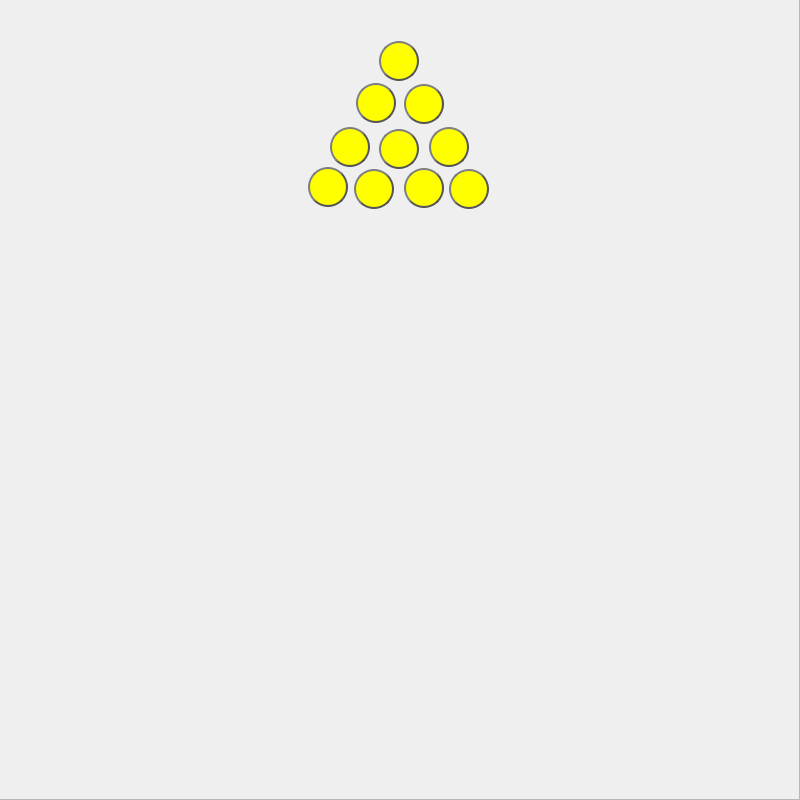
<?xml version="1.0" encoding="UTF-8"?>
<ui version="4.0">
 <class>MainWindow</class>
 <widget class="QMainWindow" name="MainWindow">
  <property name="geometry">
   <rect>
    <x>0</x>
    <y>0</y>
    <width>800</width>
    <height>800</height>
   </rect>
  </property>
  <property name="windowTitle">
   <string>MainWindow</string>
  </property>
  <widget class="QWidget" name="centralwidget">
   <property name="sizePolicy">
    <sizepolicy hsizetype="Minimum" vsizetype="Minimum">
     <horstretch>0</horstretch>
     <verstretch>0</verstretch>
    </sizepolicy>
   </property>
   <property name="minimumSize">
    <size>
     <width>800</width>
     <height>800</height>
    </size>
   </property>
   <property name="styleSheet">
    <string notr="true"/>
   </property>
   <widget class="QFrame" name="frame">
    <property name="geometry">
     <rect>
      <x>-1</x>
      <y>-1</y>
      <width>801</width>
      <height>801</height>
     </rect>
    </property>
    <property name="styleSheet">
     <string notr="true"/>
    </property>
    <property name="frameShape">
     <enum>QFrame::StyledPanel</enum>
    </property>
    <property name="frameShadow">
     <enum>QFrame::Raised</enum>
    </property>
    <widget class="QPushButton" name="pushButton">
     <property name="geometry">
      <rect>
       <x>380</x>
       <y>42</y>
       <width>40</width>
       <height>40</height>
      </rect>
     </property>
     <property name="minimumSize">
      <size>
       <width>40</width>
       <height>40</height>
      </size>
     </property>
     <property name="styleSheet">
      <string notr="true">QPushButton {
    border: 2px solid #555;
    border-radius: 20px;
    border-style: outset;
    background: yellow;
    padding: 5px;
    }


</string>
     </property>
     <property name="text">
      <string/>
     </property>
    </widget>
    <widget class="QLabel" name="label">
     <property name="geometry">
      <rect>
       <x>0</x>
       <y>0</y>
       <width>801</width>
       <height>801</height>
      </rect>
     </property>
     <property name="styleSheet">
      <string notr="true">background-image: url(:/bg/board.jpg);</string>
     </property>
     <property name="text">
      <string/>
     </property>
    </widget>
    <widget class="QPushButton" name="pushButton_2">
     <property name="geometry">
      <rect>
       <x>405</x>
       <y>85</y>
       <width>40</width>
       <height>40</height>
      </rect>
     </property>
     <property name="minimumSize">
      <size>
       <width>40</width>
       <height>40</height>
      </size>
     </property>
     <property name="styleSheet">
      <string notr="true">QPushButton {
    border: 2px solid #555;
    border-radius: 20px;
    border-style: outset;
    background: yellow;
    padding: 5px;
    }


</string>
     </property>
     <property name="text">
      <string/>
     </property>
    </widget>
    <widget class="QPushButton" name="pushButton_3">
     <property name="geometry">
      <rect>
       <x>357</x>
       <y>84</y>
       <width>40</width>
       <height>40</height>
      </rect>
     </property>
     <property name="minimumSize">
      <size>
       <width>40</width>
       <height>40</height>
      </size>
     </property>
     <property name="styleSheet">
      <string notr="true">QPushButton {
    border: 2px solid #555;
    border-radius: 20px;
    border-style: outset;
    background: yellow;
    padding: 5px;
    }


</string>
     </property>
     <property name="text">
      <string/>
     </property>
    </widget>
    <widget class="QPushButton" name="pushButton_4">
     <property name="geometry">
      <rect>
       <x>430</x>
       <y>128</y>
       <width>40</width>
       <height>40</height>
      </rect>
     </property>
     <property name="minimumSize">
      <size>
       <width>40</width>
       <height>40</height>
      </size>
     </property>
     <property name="styleSheet">
      <string notr="true">QPushButton {
    border: 2px solid #555;
    border-radius: 20px;
    border-style: outset;
    background: yellow;
    padding: 5px;
    }


</string>
     </property>
     <property name="text">
      <string/>
     </property>
    </widget>
    <widget class="QPushButton" name="pushButton_5">
     <property name="geometry">
      <rect>
       <x>380</x>
       <y>130</y>
       <width>40</width>
       <height>40</height>
      </rect>
     </property>
     <property name="minimumSize">
      <size>
       <width>40</width>
       <height>40</height>
      </size>
     </property>
     <property name="styleSheet">
      <string notr="true">QPushButton {
    border: 2px solid #555;
    border-radius: 20px;
    border-style: outset;
    background: yellow;
    padding: 5px;
    }


</string>
     </property>
     <property name="text">
      <string/>
     </property>
    </widget>
    <widget class="QPushButton" name="pushButton_6">
     <property name="geometry">
      <rect>
       <x>331</x>
       <y>128</y>
       <width>40</width>
       <height>40</height>
      </rect>
     </property>
     <property name="minimumSize">
      <size>
       <width>40</width>
       <height>40</height>
      </size>
     </property>
     <property name="styleSheet">
      <string notr="true">QPushButton {
    border: 2px solid #555;
    border-radius: 20px;
    border-style: outset;
    background: yellow;
    padding: 5px;
    }


</string>
     </property>
     <property name="text">
      <string/>
     </property>
    </widget>
    <widget class="QPushButton" name="pushButton_7">
     <property name="geometry">
      <rect>
       <x>450</x>
       <y>170</y>
       <width>40</width>
       <height>40</height>
      </rect>
     </property>
     <property name="minimumSize">
      <size>
       <width>40</width>
       <height>40</height>
      </size>
     </property>
     <property name="styleSheet">
      <string notr="true">QPushButton {
    border: 2px solid #555;
    border-radius: 20px;
    border-style: outset;
    background: yellow;
    padding: 5px;
    }


</string>
     </property>
     <property name="text">
      <string/>
     </property>
    </widget>
    <widget class="QPushButton" name="pushButton_8">
     <property name="geometry">
      <rect>
       <x>405</x>
       <y>169</y>
       <width>40</width>
       <height>40</height>
      </rect>
     </property>
     <property name="minimumSize">
      <size>
       <width>40</width>
       <height>40</height>
      </size>
     </property>
     <property name="styleSheet">
      <string notr="true">QPushButton {
    border: 2px solid #555;
    border-radius: 20px;
    border-style: outset;
    background: yellow;
    padding: 5px;
    }


</string>
     </property>
     <property name="text">
      <string/>
     </property>
    </widget>
    <widget class="QPushButton" name="pushButton_9">
     <property name="geometry">
      <rect>
       <x>355</x>
       <y>170</y>
       <width>40</width>
       <height>40</height>
      </rect>
     </property>
     <property name="minimumSize">
      <size>
       <width>40</width>
       <height>40</height>
      </size>
     </property>
     <property name="styleSheet">
      <string notr="true">QPushButton {
    border: 2px solid #555;
    border-radius: 20px;
    border-style: outset;
    background: yellow;
    padding: 5px;
    }


</string>
     </property>
     <property name="text">
      <string/>
     </property>
    </widget>
    <widget class="QPushButton" name="pushButton_10">
     <property name="geometry">
      <rect>
       <x>309</x>
       <y>168</y>
       <width>40</width>
       <height>40</height>
      </rect>
     </property>
     <property name="minimumSize">
      <size>
       <width>40</width>
       <height>40</height>
      </size>
     </property>
     <property name="styleSheet">
      <string notr="true">QPushButton {
    border: 2px solid #555;
    border-radius: 20px;
    border-style: outset;
    background: yellow;
    padding: 5px;
    }


</string>
     </property>
     <property name="text">
      <string/>
     </property>
    </widget>
    <zorder>label</zorder>
    <zorder>pushButton</zorder>
    <zorder>pushButton_2</zorder>
    <zorder>pushButton_3</zorder>
    <zorder>pushButton_4</zorder>
    <zorder>pushButton_5</zorder>
    <zorder>pushButton_6</zorder>
    <zorder>pushButton_7</zorder>
    <zorder>pushButton_8</zorder>
    <zorder>pushButton_9</zorder>
    <zorder>pushButton_10</zorder>
   </widget>
  </widget>
 </widget>
 <resources>
  <include location="rec.qrc"/>
 </resources>
 <connections/>
</ui>
